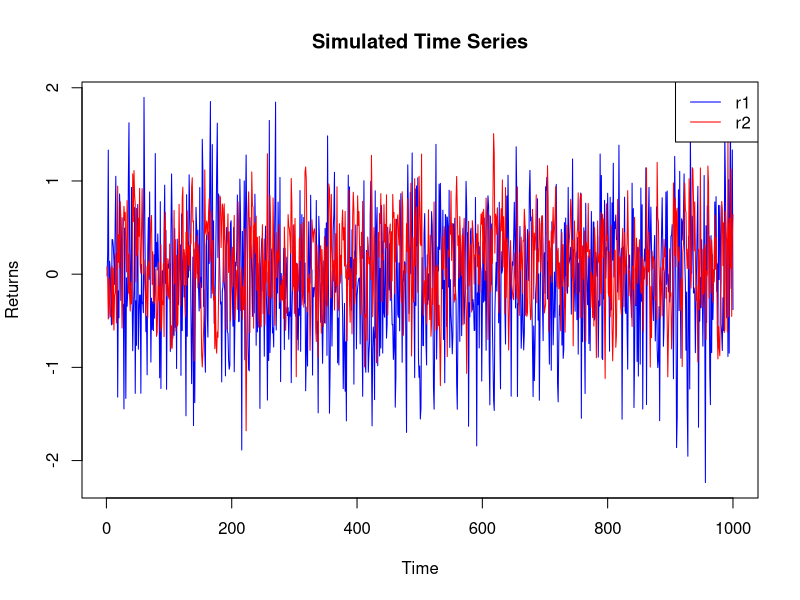

R code for this plot:
## ---- chunk 1
# Defining the coefficient matrix for the mean calculation
A <- matrix(c(1 - 0.1, -0.05, 0.1, 1 - 0.3), nrow = 2, byrow = TRUE)

# Defining the constant terms
B <- c(-0.05, 0.1)

# Solving for mu (the mean of r1 and r2).
mu <- solve(A, B)

# Defining the coefficient matrix for the characteristic equation.
char_matrix <- matrix(c(-0.1, 0.1, -0.05, -0.3), nrow = 2, byrow = TRUE)

# Calculating the eigenvalues of the characteristic matrix.
eigenvalues <- eigen(char_matrix)$values

# Display the results.
print("Means of r1 and r2:")
mu

print("Eigenvalues of the characteristic matrix:")
eigenvalues

# Check if the absolute values of eigenvalues are less than 1 (inside the unit circle).
is_stationary <- all(abs(eigenvalues) < 1)

# Display the conclusion.
if (is_stationary) 
{
  print("The series is weakly stationary.")
} else 
{
  print("The series is not weakly stationary.")
}
## ---- chunk 2
mu
## ---- chunk 3
library(MASS) # For solving Yule-Walker equations

# Covariance matrix
Sigma <- matrix(c(0.4, -0.1, -0.1, 0.2), nrow = 2, byrow = TRUE)
phi <- matrix(c(0.1, -0.1, 0.05, 0.3), nrow = 2, byrow = TRUE)

# Solving Yule-Walker equations
cov_matrix <- solve(toeplitz(1:2), Sigma)

cov_matrix
## ---- chunk 4
# Create a function to compute the cross-correlation matrix for a given lag.
compute_cross_corr <- function(lag, phi, cov_matrix) 
{
    if (lag == 0) {
        return(cov_matrix)
    } else {
        return(phi %*% compute_cross_corr(lag - 1, phi, cov_matrix))
    }
}

lag1_corr <- compute_cross_corr(1, phi, cov_matrix)
lag2_corr <- compute_cross_corr(2, phi, cov_matrix)
lag5_corr <- compute_cross_corr(5, phi, cov_matrix)

lag1_corr
lag2_corr
lag5_corr
## ---- chunk 5
# Initial values
r0 <- matrix(c(-0.02, 0.08), nrow = 2)
a0 <- matrix(c(-0.08, 0.1), nrow = 2)

constant <- matrix(c(-0.05, 0.1), nrow = 2)

# Function to compute the forecast.
forecast <- function(h, r0, a0, phi, constant) {
  if (h == 0) {
    return(r0)
  } else {
    return(phi %*% forecast(h - 1, r0, a0, phi, constant) + constant)
  }
}

# Compute forecasts.
forecast_1 <- forecast(1, r0, a0, phi, constant)
forecast_2 <- forecast(2, r0, a0, phi, constant)
forecast_3 <- forecast(3, r0, a0, phi, constant)

forecast_1
forecast_2
forecast_3

# Compute forecast errors.
forecast_error_cov_1 <- Sigma
forecast_error_cov_2 <- phi %*% Sigma %*% t(phi) + Sigma
forecast_error_cov_3 <- phi %*% forecast_error_cov_2 %*% t(phi) + Sigma

forecast_error_cov_1
forecast_error_cov_2
forecast_error_cov_3
## ---- chunk 6
library(ggplot2)

# Model parameters.
phi <- matrix(c(0.1, -0.1, 0.05, 0.3), nrow = 2, byrow = TRUE)
constant <- c(-0.05, 0.1)
Sigma <- matrix(c(0.4, -0.1, -0.1, 0.2), nrow = 2, byrow = TRUE)
n <- 1000 # Number of terms to simulate

# Simulating the time series.
r <- matrix(nrow = n, ncol = 2)
r[1, ] <- c(-0.02, 0.08) # Initial value

# Simulating the time series
for (i in 2:n) {
  a_t <- mvrnorm(1, mu = c(0, 0), Sigma = Sigma)
  r[i, ] <- constant + phi %*% r[i - 1, ] + a_t
}

# Plotting the result.
df <- data.frame(Time = 1:n, r1 = r[, 1], r2 = r[, 2])

# Plotting the simulated time series.
plot(df$Time, df$r1, type = "l", col = "blue", xlab = "Time", ylab = "Returns", main = "Simulated Time Series")
lines(df$Time, df$r2, type = "l", col = "red")
legend("topright", legend = c("r1", "r2"), col = c("blue", "red"), lty = 1)
## ---- chunk 7
sample_mean <- colMeans(r)
sample_cov <- cov(r)

sample_mean
sample_cov

comparison <- data.frame(Sample_Mean = sample_mean, Analytical_Mean = mu)

comparison
